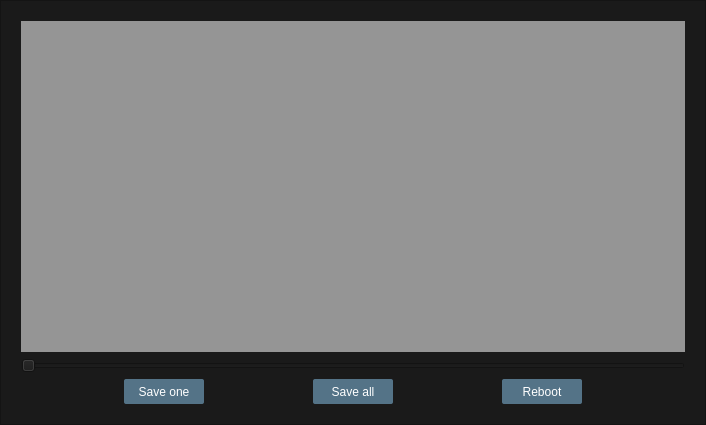
<?xml version="1.0" encoding="UTF-8"?>
<ui version="4.0">
 <class>SaveResult</class>
 <widget class="QWidget" name="SaveResult">
  <property name="geometry">
   <rect>
    <x>0</x>
    <y>0</y>
    <width>706</width>
    <height>425</height>
   </rect>
  </property>
  <property name="windowTitle">
   <string>Form</string>
  </property>
  <property name="styleSheet">
   <string notr="true">QWidget,QFrame
{
background-color: #1A1A1A;
color:white;
}QPushButton:hover
{
background-color: rgb(180, 85, 100);
color:white;
}

QPushButton
{
background-color:rgb(84, 115, 135);
color:white;
font-size:12px;
width: 80px;
border-radius:2px;
spacing:2px;
padding: 0px 0px;
min-height:25px;
max-height:25px;
min-width:60px;
max-width:60px;
}

QSlider
{


}

</string>
  </property>
  <layout class="QHBoxLayout" name="horizontalLayout_2">
   <property name="spacing">
    <number>0</number>
   </property>
   <property name="leftMargin">
    <number>0</number>
   </property>
   <property name="topMargin">
    <number>0</number>
   </property>
   <property name="rightMargin">
    <number>0</number>
   </property>
   <property name="bottomMargin">
    <number>0</number>
   </property>
   <item>
    <widget class="QFrame" name="frame">
     <property name="frameShape">
      <enum>QFrame::StyledPanel</enum>
     </property>
     <property name="frameShadow">
      <enum>QFrame::Raised</enum>
     </property>
     <layout class="QGridLayout" name="gridLayout">
      <property name="leftMargin">
       <number>20</number>
      </property>
      <property name="topMargin">
       <number>20</number>
      </property>
      <property name="rightMargin">
       <number>20</number>
      </property>
      <property name="bottomMargin">
       <number>20</number>
      </property>
      <item row="2" column="0">
       <layout class="QHBoxLayout" name="horizontalLayout">
        <item>
         <widget class="QPushButton" name="btnSavfeCur">
          <property name="text">
           <string>Save one</string>
          </property>
         </widget>
        </item>
        <item>
         <widget class="QPushButton" name="btnSaveAll">
          <property name="text">
           <string>Save all</string>
          </property>
         </widget>
        </item>
        <item>
         <widget class="QPushButton" name="btnFirstPage">
          <property name="text">
           <string>Reboot</string>
          </property>
         </widget>
        </item>
       </layout>
      </item>
      <item row="0" column="0">
       <widget class="QLabel" name="labelImage">
        <property name="sizePolicy">
         <sizepolicy hsizetype="Preferred" vsizetype="Expanding">
          <horstretch>0</horstretch>
          <verstretch>0</verstretch>
         </sizepolicy>
        </property>
        <property name="styleSheet">
         <string notr="true">background-color: rgb(149, 149, 149);</string>
        </property>
        <property name="text">
         <string/>
        </property>
       </widget>
      </item>
      <item row="1" column="0">
       <widget class="QSlider" name="horizontalSlider">
        <property name="styleSheet">
         <string notr="true"/>
        </property>
        <property name="orientation">
         <enum>Qt::Horizontal</enum>
        </property>
       </widget>
      </item>
     </layout>
    </widget>
   </item>
  </layout>
 </widget>
 <resources/>
 <connections/>
</ui>
